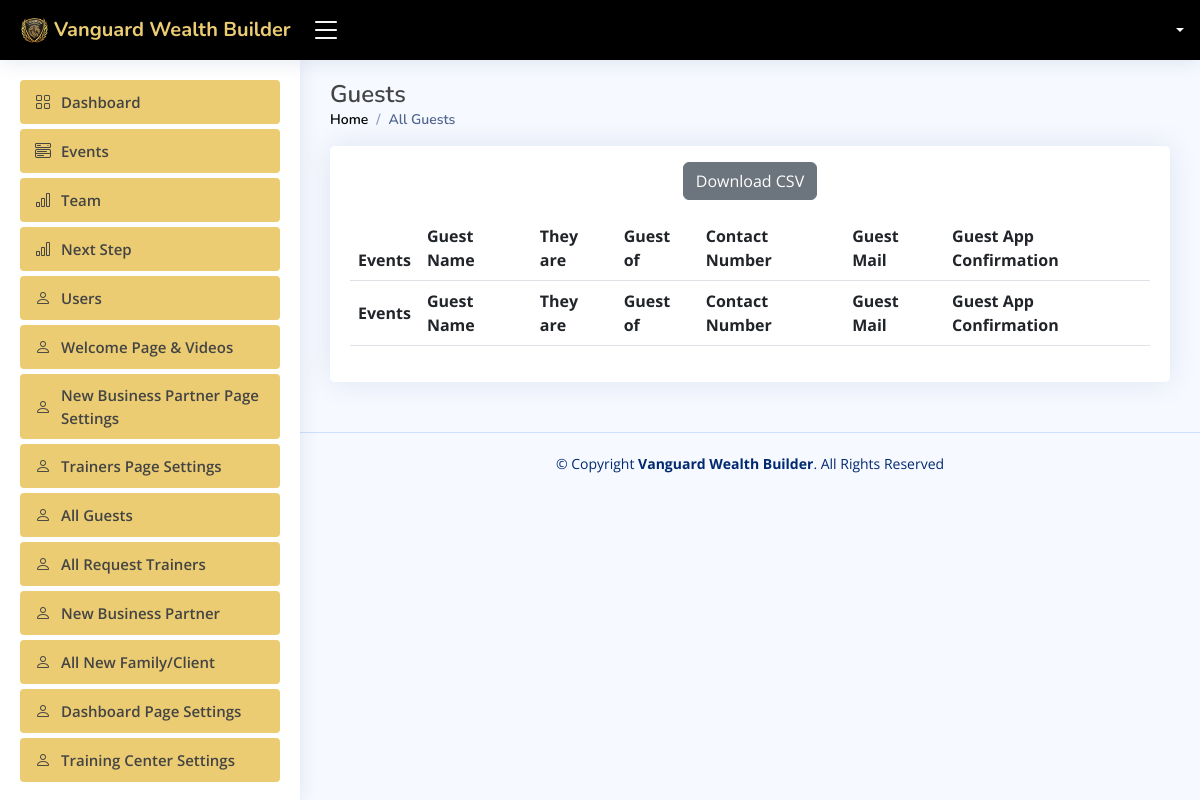
The app's page /admin/all_guest.php (signed in), older data.
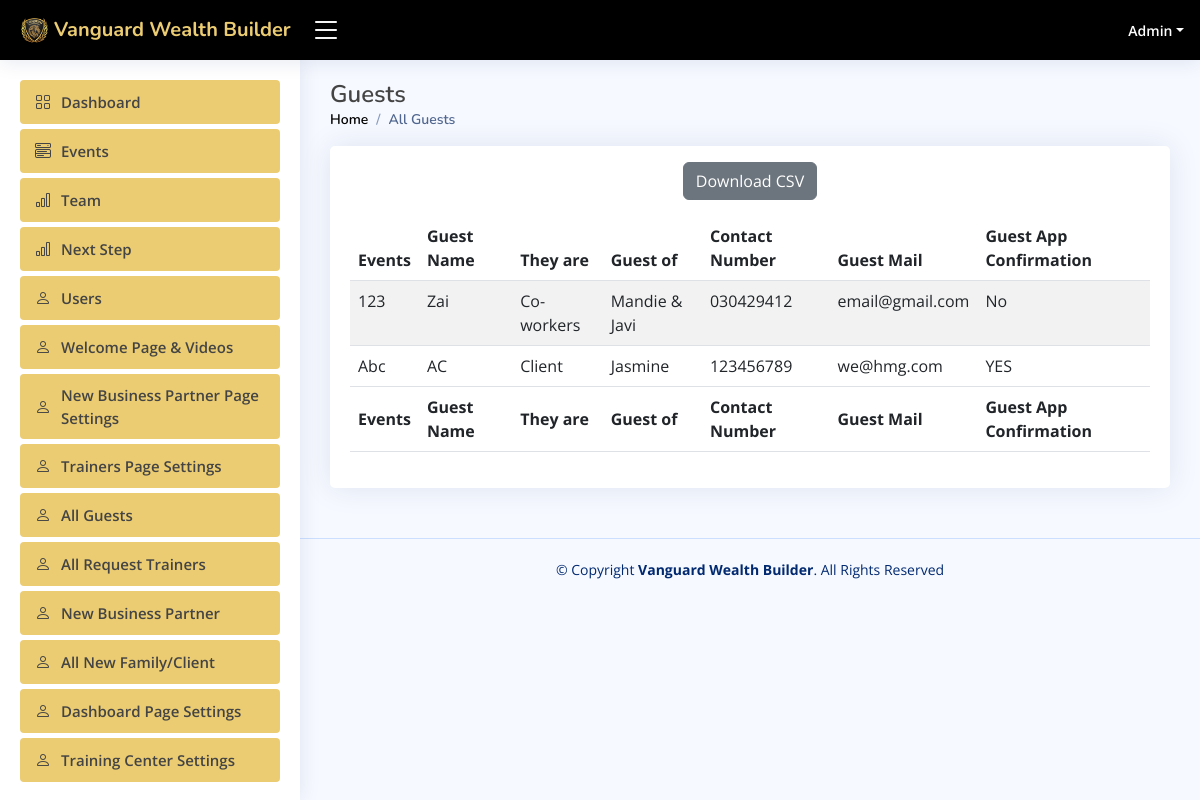
The same page, newer data.
### tables this page shows
CREATE TABLE `users` (
  `id` int(11) NOT NULL,
  `user_type` int(11) NOT NULL DEFAULT '0' COMMENT '0=user,1=admin',
  `fname` varchar(50) DEFAULT NULL,
  `lname` varchar(150) DEFAULT NULL,
  `agent_code` int(150) DEFAULT NULL,
  `email` varchar(50) DEFAULT NULL,
  `phone` varchar(100) DEFAULT NULL,
  `business_patner` varchar(150) DEFAULT NULL,
  `us_states` varchar(150) DEFAULT NULL,
  `password` varchar(255) DEFAULT NULL,
  `status` int(11) NOT NULL DEFAULT '0' COMMENT '1=active,0=block',
  `reset_token` varchar(10) DEFAULT NULL,
  `image_path` varchar(255) DEFAULT NULL,
  `notes` text,
  `address` text,
  `create_date` datetime DEFAULT NULL,
  `updated_date` datetime DEFAULT NULL
);

CREATE TABLE `add_guest` (
  `id` int(150) NOT NULL,
  `events` varchar(250) DEFAULT NULL,
  `guest_name` varchar(250) DEFAULT NULL,
  `they_are` varchar(250) DEFAULT NULL,
  `guest_of` varchar(250) DEFAULT NULL,
  `contact_number` varchar(250) DEFAULT NULL,
  `guest_mail` varchar(250) DEFAULT NULL,
  `guest_app_confirm` varchar(250) DEFAULT NULL
);

### serverside/functions.php (called while the page is built, shortened)
<?php
require_once 'crud.php';
class Functions
{
    private $db;
    function __construct()
    {
        $this->db = new Database();
        $this->db->connect();
    }
    function getSingleUser($id)
    {
        $sql = "select * from users where id='$id'";
        if ($this->db->sql($sql)) {
            return $this->db->getResult();
        }
    }
    function getAllGuests()
    {
        $sql = "select * from `add_guest`";
        if ($this->db->sql($sql)) {
            return $this->db->getResult();
        }
    }
}

### serverside/crud.php (called while the page is built, shortened)
<?php
class Database {
       private $db_host = "localhost";
       private $db_user = "root";
       private $db_pass = "";
       private $db_name = "wanguard";
    private $con = false;
    private $myconn = "";
    private $result = array();
    public function connect() {
        if (!$this->con) {
            $this->myconn = new mysqli($this->db_host, $this->db_user, $this->db_pass, $this->db_name);
            if ($this->myconn->connect_errno > 0) {
                array_push($this->result, $this->myconn->connect_error);
                return false;
            } else {
                $this->con = true;
                return true;
            }
        } else {
            return true;
        }
    }
    public function sql($sql) {
        $this->result = array();
        $query = $this->myconn->query($sql);
        if ($query) {
            $this->numResults = 0;
            if (isset($query->num_rows) && ( $query->num_rows > 0)) {
                $this->numResults = $query->num_rows;
            }
            for ($i = 0; $i < $this->numResults; $i++) {
                $r = $query->fetch_array();
                $key = array_keys($r);
                for ($x = 0; $x < count($key); $x++) {
                    if (!is_int($key[$x])) {
                        if ($query->num_rows >= 1) {
                            $this->result[$i][$key[$x]] = $r[$key[$x]];
                        } else {
                            $this->result = null;
                        }
                    }
                }
            }
            return true;
        } else {
            array_push($this->result, $this->myconn->error);
            return false;
        }
    }
    public function getResult() {
        $val = $this->result;
        $this->result = array();
        return $val;
    }
}

### admin/all_guest.php (the view, shortened to what the changed rows need)
<?php
include_once "includes/dashboard-header.php";
$func=new Functions();
$all_guests=$func->getAllGuests();
?>
    <main id="main" class="main">
        <div class="pagetitle">
            <h1>Guests</h1>
        </div>
        <section class="section">
            <div class="row">
                <div class="col-lg-12">
                    <div class="card">
                        <div class="card-body">
                            <table id="all_guests" class="table table-striped" style="width:100%">
                                <thead>
                                <tr>
                                    <th>Events</th>
                                    <th>Guest Name</th>
                                    <th>They are</th>
                                    <th>Guest of</th>
                                    <th>Contact Number</th>
                                    <th>Guest Mail</th>
                                    <th>Guest App Confirmation</th>
                                </tr>
                                </thead>
                                <tbody>
                                <?php
                                foreach ($all_guests as $all_guest){
                                    ?>
                                    <tr>
                                        <td><?= $all_guest['events'] ?></td>
                                        <td><?= $all_guest['guest_name'] ?></td>
                                        <td><?= $all_guest['they_are'] ?></td>
                                        <td><?= $all_guest['guest_of'] ?></td>
                                        <td><?= $all_guest['contact_number'] ?></td>
                                        <td><?= $all_guest['guest_mail'] ?></td>
                                        <td><?= $all_guest['guest_app_confirm'] ?></td>
                                    </tr>
                                    <?php
                                }
                                ?>
                                </tbody>
                                <tfoot>
                                <tr>
                                    <th>Events</th>
                                    <th>Guest Name</th>
                                    <th>They are</th>
                                    <th>Guest of</th>
                                    <th>Contact Number</th>
                                    <th>Guest Mail</th>
                                    <th>Guest App Confirmation</th>
                                </tr>
                                </tfoot>
                            </table>
                        </div>
                    </div>
                </div>
            </div>
        </section>
    </main>
<?php include_once "includes/dashboard-footer.php" ?>

### admin/includes/dashboard-header.php (shortened to what the changed rows need)
<?php
include_once "../serverside/functions.php";
    ?>
    <?php
$func = new Functions();
$users1 = $func->getSingleUser($_SESSION['user_id']);
if (!empty($users1)) {
    $user1 = $users1[0];
}
?>
<!DOCTYPE html>
<html lang="en">
<head>
    <link href="assets/vendor/bootstrap/css/bootstrap.min.css" rel="stylesheet">
    <link href="assets/vendor/bootstrap-icons/bootstrap-icons.css" rel="stylesheet">
    <link href="assets/vendor/boxicons/css/boxicons.min.css" rel="stylesheet">
    <link href="assets/vendor/quill/quill.snow.css" rel="stylesheet">
    <link href="assets/vendor/quill/quill.bubble.css" rel="stylesheet">
    <link href="assets/vendor/remixicon/remixicon.css" rel="stylesheet">
    <link href="assets/vendor/simple-datatables/style.css" rel="stylesheet">
    <link rel="stylesheet" href="https://cdnjs.cloudflare.com/ajax/libs/font-awesome/4.7.0/css/font-awesome.min.css">
    <link href="assets/css/style.css" rel="stylesheet">
    <link rel="stylesheet" href="https://cdn.datatables.net/1.13.6/css/dataTables.bootstrap5.min.css">
</head>
<body>
<header id="header" class="header fixed-top d-flex align-items-center">
    <nav class="header-nav ms-auto">
        <ul class="d-flex align-items-center">
            <li class="nav-item dropdown pe-3">
                <a class="nav-link nav-profile d-flex align-items-center pe-0" href="#" data-bs-toggle="dropdown">
                    <span class="d-none d-md-block dropdown-toggle ps-2"><?= $user1['fname'] ?></span>
                </a>
            </li>
        </ul>
    </nav>
</header>

Row changes from the older to the newer data that the page shows:
now on this page (row edited): users: fname "Admin"
added add_guest: events "123", guest_name "Zai", they_are "Co-workers", guest_of "Mandie & Javi", contact_number "030429412", guest_mail "email@gmail.com", guest_app_confirm "No"
added add_guest: events "Abc", guest_name "AC", they_are "Client", guest_of "Jasmine", contact_number "123456789", guest_mail "we@hmg.com", guest_app_confirm "YES"
